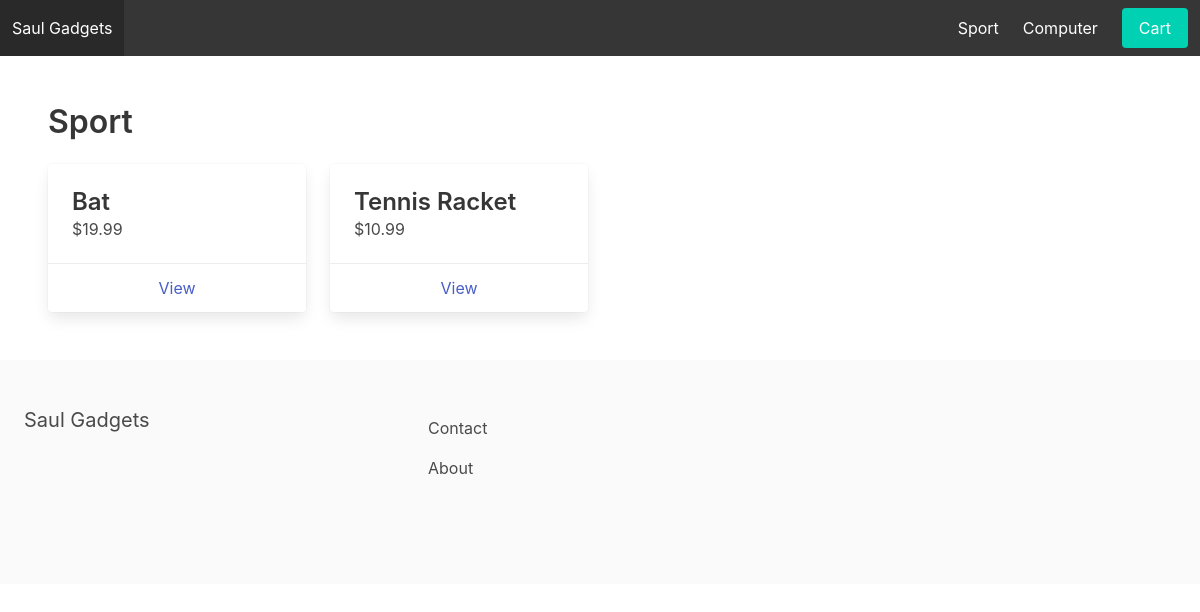
The page /sport/ on the database its author committed.
### apps/store/models.py (models this page shows, shortened)
class Category(models.Model):
    title = models.CharField(max_length=255)
    slug = models.SlugField(max_length=255)
    ordering = models.IntegerField(default=0)
    class Meta:
        verbose_name_plural = 'Categories'
        ordering = ('ordering', )

class Product(models.Model):
    category = models.ForeignKey(Category, related_name="products", on_delete=models.CASCADE)
    title = models.CharField(max_length=255)
    slug = models.SlugField(max_length=255)
    description = models.TextField(blank=True, null=True)
    price = models.FloatField()
    date_added = models.DateTimeField(auto_now_add=True)
    is_featured = models.BooleanField(default=False)
    class Meta:
        ordering = ('-date_added',)

### apps/store/views.py (the view)
# urls.py: path('<slug:slug>/', category_detail, name='category_detail'),
def category_detail(request,  slug):
    category = get_object_or_404(Category, slug=slug)
    products = category.products.all()
    context = {
        'category': category,
        'products': products
    }
    return render(request, 'category_detail.html', context)

### apps/store/context_processors.py (called while the page is built)
def menu_categories(request):
    categories = Category.objects.all()
    return {'menu_categories': categories}

### apps/store/templates/category_detail.html (shortened to what this page needs)
{% extends 'base.html' %}
{% block content %}
    <h1 class="title">{{ category.title }}</h1>
    <div class="columns is-multiline">
        {% for product in products %}
            <div class="column is-3">
                <div class="card">
                    <div class="card-content">
                        <div class="media">
                            <div class="media-content">
                                <p class="title is-4">{{ product.title }}</p>
                                <p class="subtitle is-6">${{ product.price }}</p>
                            </div>
                        </div>
                    </div>
                    <footer class="card-footer">
                        <a href="{% url 'product_detail' category.slug product.slug %}" class="card-footer-item">View</a>
                    </footer>
                </div>
            </div>
        {% endfor %}
    </div>
{% endblock %}

### apps/core/templates/base.html (shortened to what this page needs)
<!DOCTYPE html>
<html>
	<head>
		<link rel="stylesheet" href="https://cdn.jsdelivr.net/npm/bulma@0.9.0/css/bulma.min.css">
	</head>
	<body>
		<nav class="navbar is-dark">
			<div class="navbar-brand">
				<a class="navbar-item" href="{% url 'frontpage' %}">Saul Gadgets</a>
			</div>
			<div id="main-navbar" class="navbar-menu">
				<div class="navbar-end">
					{% for category in menu_categories %}
						<a href="{% url 'category_detail' category.slug %}" class="navbar-item">{{ category.title }}</a>
					{% endfor %}
					<div class="navbar-item">
						<a href="{% url 'cart' %}" class="button is-primary">Cart</a>
					</div>
				</div>
			</div>
		</nav>
		<section class="section">
			{% block content %}
            {% endblock %}
		</section>
		<footer class="footer">
			<div class="columns">
				<div class="column is-4">
					<h2 class="subtitle">Saul Gadgets</h2>
				</div>
				<div class="column is-8">
					<a href="{% url 'contact' %}" class="navbar-item">Contact</a>
					<a href="{% url 'about' %}" class="navbar-item">About</a>
				</div>
			</div>
		</footer>
	</body>
</html>

### rows shown on the page
Category: title "Sport"
Category: title "Computer"
Product: title "Bat", price "19.99"
Product: title "Tennis Racket", price "10.99"
